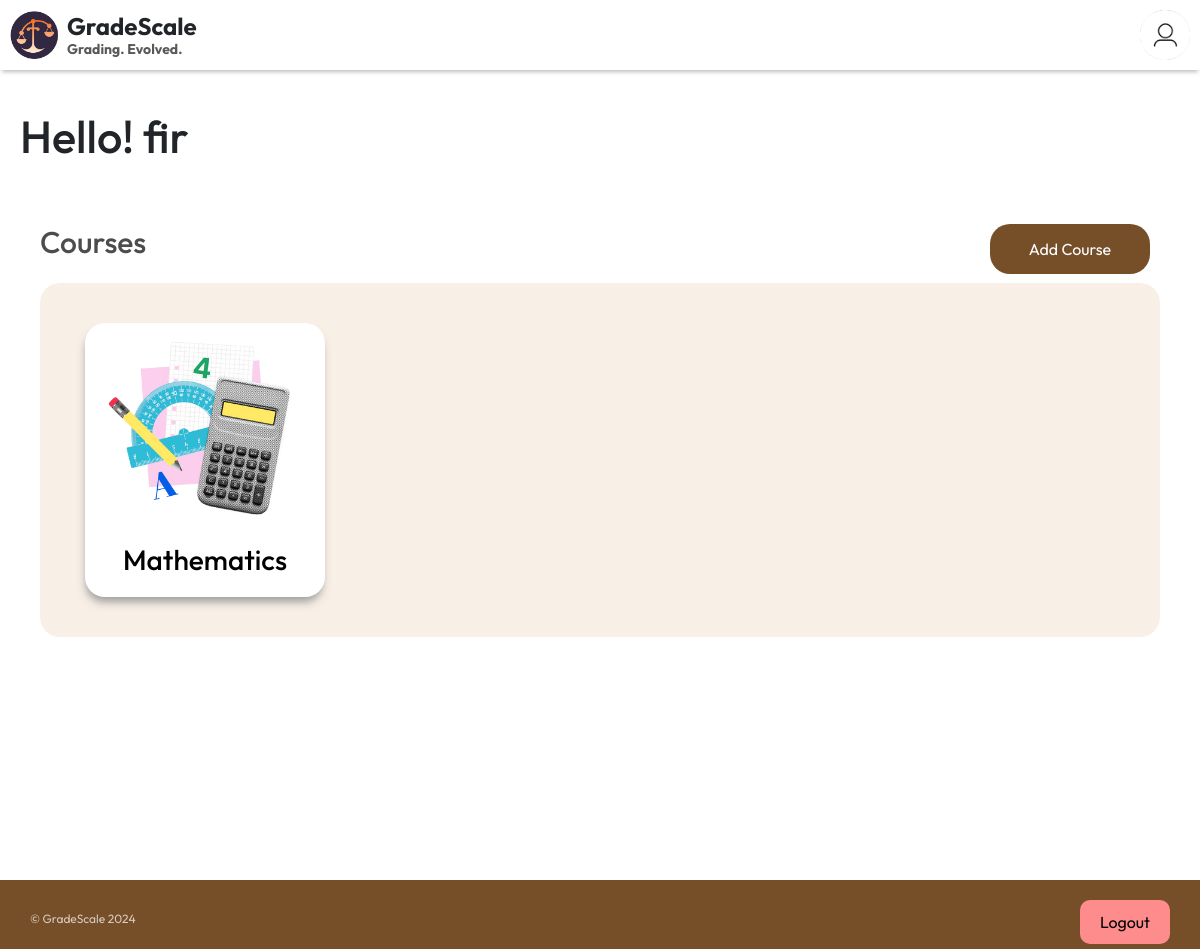
The page /teacher/dashboard (signed in) on the database as committed earlier.
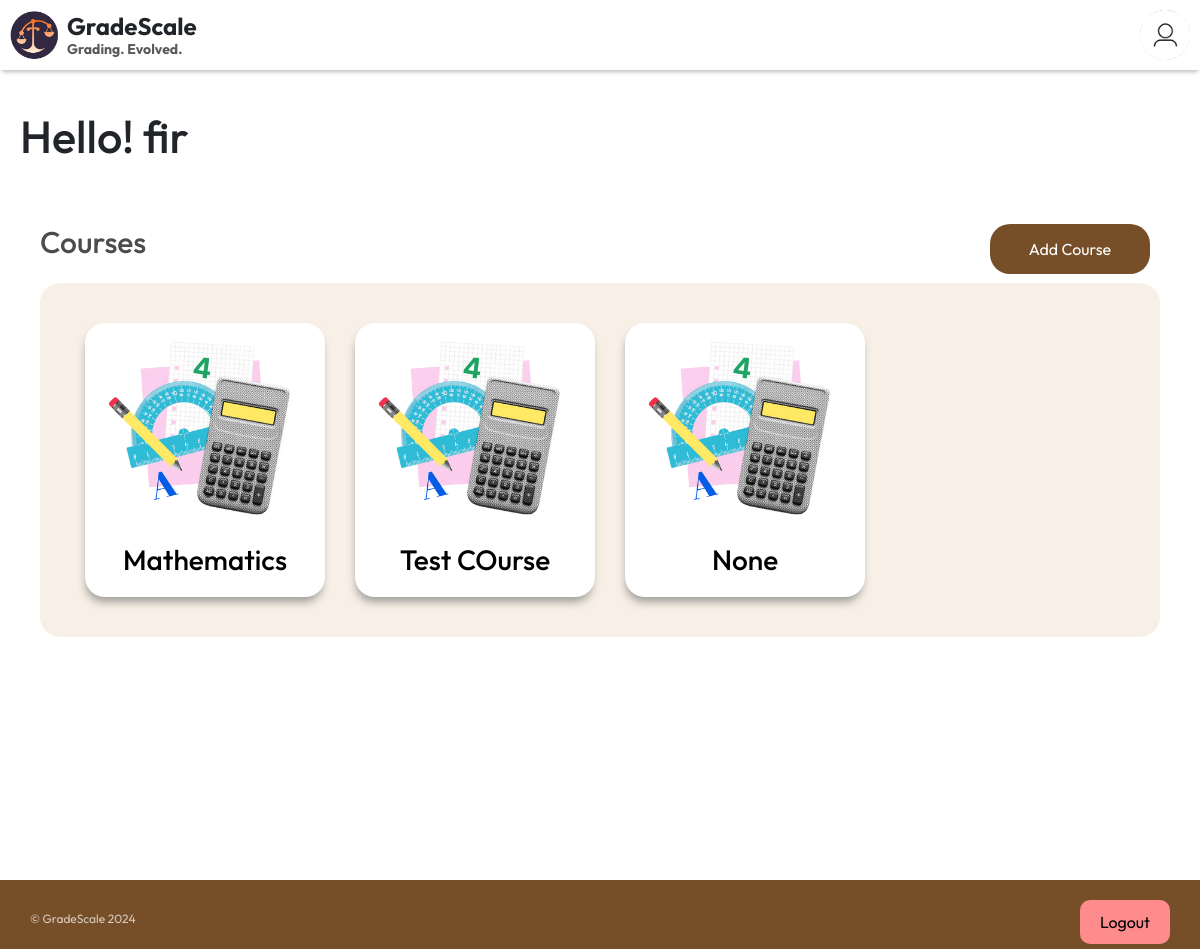
The same page on the database as committed later.
### tables this page shows
CREATE TABLE Courses (
    CourseID INTEGER PRIMARY KEY AUTOINCREMENT,
    UserID INTEGER,
    CourseName TEXT NOT NULL,
    FOREIGN KEY (UserID) REFERENCES Users(UserID)
);

### main.py (the view)
@app.route("/teacher/dashboard")
def teacher_home():
    if not session.get("isteacher"):
        return redirect('/')
    courses = bf.get_courses(bf.create_connection(), session.get("userid"))
    return render_template('teacher/index.html', courses=courses)

### backendfunctions.py (called while the page is built)
def create_connection(db_file="database.db"):
    conn = None
    try:
        conn = sqlite3.connect(db_file)
        print(sqlite3.version)
    except sqlite3.Error as e:
        print(e)
    return conn

def get_courses(conn, user_id):
    try:
        sql = f"SELECT CourseID, CourseName FROM Courses WHERE UserID = {user_id}"
        cursor = conn.cursor()
        cursor.execute(sql)
        rows = cursor.fetchall()
        return rows
    except sqlite3.Error as e:
        print(e)
        return None

### templates/teacher/index.html (shortened to what this page needs)
{% extends "student/studentlayout.html" %}
{% block content %}
    <div id="container" style="min-height: 90vh;">
      <h1 style="margin: 20px; margin-top: 40px; font-size:45px;">Hello! {{session["name"]}}</h1>
      <div class="section-cards">
        <div class="subjects">
          <div style="display: block;">
            <h2 style="margin-bottom: 1px;padding-bottom: 1px;display:inline-block;width:fit-content">Courses</h2>
            <button onclick="addCoursePopup()" class="submit-button" style="display: inline-block;float:right;">Add Course</button>
          </div>
          <div class="cards-container" id="TOC">
            {% for course in courses %}
            <div>
              <a href="/teacher/course/{{course[0]}}" style="text-decoration: none; color: black;">
                <img src="{{url_for('static', filename='calculator.png')}}" />
                <h3>{{course[1]}}</h3></a>
            </div>
            {% endfor %}
          </div>
        </div>
        </div>
      </div>
{% endblock %}

### templates/student/studentlayout.html (shortened to what this page needs)
<!DOCTYPE html>
<html lang="en">
  <head>
    <link href="https://cdn.jsdelivr.net/npm/bootstrap@5.3.3/dist/css/bootstrap.min.css" rel="stylesheet">
    {% block head %}
    <link rel="stylesheet" href="{{url_for('static', filename='teacher.css')}}" />
    {% endblock %}
  </head>
  <body>
    <header>
      <div class="left">
        <a href="/" id="yes" style="height: 70px">
          <img id="gradescale" src="{{url_for('static', filename='logo.png')}}" alt="Logo" />
        </a>
        <div class="header-content">
          <h1>GradeScale</h1>
          <h2>Grading. Evolved.</h2>
        </div>
      </div>
      <div id="buttons">
        <a href="/student/dashboard">
            <img
            src="{{url_for('static', filename='User 1.png')}}"
            alt="profile-picture"
            id="profile-picture"
            style="width: 50px; aspect-ratio: 1/1; margin: 10px"
            />
        </a>
      </div>
    </header>
    {% block content %}
    {% endblock %}
    <div class="footer-container">
        <a href="/terms" style="text-decoration: none;display: inline-block;"><div class="copyright" style="width:fit-content">© GradeScale 2024</div></a>
        <a href="/logout" class="logoutbutton">Logout</a>
    </div>
  </body>
</html>

### static/teacher.css (style rules this page uses)
* { margin: 0; padding: 0; font-family: "Outfit" !important; box-sizing: border-box; }
header { height: 70px; display: flex; flex-direction: row; align-items: center; justify-content: space-between; box-shadow: 0 4px 4px -2px rgba(0, 0, 0, 0.25); }
.left { display: flex; align-items: center; }
#yes { height: 70px; padding: 0; }
#gradescale { border: none; width: 67px; height: 70px; object-fit: contain; }
.header-content { display: flex; flex-direction: column; }
.header-content h1 { font-size: 24px; font-weight: bold; padding: -4px; margin: 0; }
.header-content h2 { color: rgba(0, 0, 0, 0.65); font-size: 14px; font-weight: bold; padding: 0; margin: 0; }
.section-cards { display: flex; flex-direction: column; align-items: center; width: 100%; }
.section-cards .subjects { display: flex; flex-direction: column; width: 100%; padding: 20px 40px; margin: 20px; }
.cards-container { width: 100%; padding: 30px; align-items: center; display: flex; background-color: rgba(238, 217, 196, 0.4); border-radius: 20px; flex-wrap: wrap; }
.cards-container div { margin: 10px 15px; width: 240px; aspect-ratio: 1/1; text-align: center; border-radius: 20px; background-color: rgba(255, 255, 255, 1); box-shadow: -1px 7px 9px -2px rgba(117, 117, 117, 0.67); -webkit-box-shadow: -1px 7px 9px -2px rgba(117, 117, 117, 0.67); -moz-box-shadow: -1px 7px 9px -2px rgba(117, 117, 117, 0.67); }
.cards-container div img { width: 220px; aspect-ratio: 1/1; object-fit: contain; cursor: pointer; }
.cards-container div h3 { margin-bottom: 20px; }
.subjects h2 { font-size: 30px; color: rgba(0, 0, 0, 0.7); padding-bottom: 30px; }
.footer-container { margin-top: 50px; background-color: #764F29; padding: 20px 30px; width: 100%; box-sizing: border-box; }
.copyright { margin-top: 10px; font-family: 'Outfit'; font-size: 12px; color: rgba(255,255,255,0.7); }
.logoutbutton { background-color: #ff8c8c; color: rgb(0, 0, 0); border: none; border-radius: 10px; padding: 10px 20px; font-size: 16px; cursor: pointer; float:right; text-decoration: none; }
.submit-button { border-radius: 20px; background-color: #764F29; color: #fff; margin: 0 10px 9px 0; display: flex; justify-content: center; align-items: center; width: 160px; height: 50px; position: relative; box-sizing: border-box; border: 0; cursor: pointer; }

Rows that differ between the two databases and show on the page:
added Courses: CourseName "Test COurse"
added Courses: CourseName "None"
